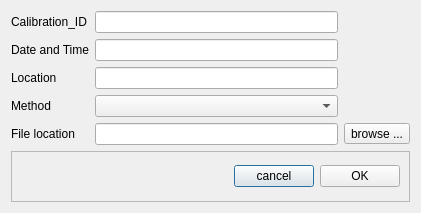
<?xml version="1.0" encoding="UTF-8"?>
<ui version="4.0">
 <class>calibrationDlg</class>
 <widget class="QDialog" name="calibrationDlg">
  <property name="geometry">
   <rect>
    <x>0</x>
    <y>0</y>
    <width>421</width>
    <height>213</height>
   </rect>
  </property>
  <property name="windowTitle">
   <string>Calibration</string>
  </property>
  <layout class="QGridLayout" name="gridLayout">
   <item row="0" column="0">
    <widget class="QLabel" name="label">
     <property name="text">
      <string>Calibration_ID</string>
     </property>
    </widget>
   </item>
   <item row="0" column="1">
    <widget class="QLineEdit" name="calIDBox"/>
   </item>
   <item row="1" column="0">
    <widget class="QLabel" name="label_8">
     <property name="text">
      <string>Date and Time</string>
     </property>
    </widget>
   </item>
   <item row="1" column="1">
    <widget class="QLineEdit" name="dateTimeBox"/>
   </item>
   <item row="2" column="0">
    <widget class="QLabel" name="label_2">
     <property name="text">
      <string>Location</string>
     </property>
    </widget>
   </item>
   <item row="2" column="1">
    <widget class="QLineEdit" name="locationBox"/>
   </item>
   <item row="3" column="0">
    <widget class="QLabel" name="label_3">
     <property name="text">
      <string>Method</string>
     </property>
    </widget>
   </item>
   <item row="3" column="1">
    <widget class="QComboBox" name="methodBox"/>
   </item>
   <item row="4" column="0">
    <widget class="QLabel" name="label_4">
     <property name="text">
      <string>File location</string>
     </property>
    </widget>
   </item>
   <item row="4" column="1">
    <widget class="QLineEdit" name="fileBox">
     <property name="layoutDirection">
      <enum>Qt::LeftToRight</enum>
     </property>
    </widget>
   </item>
   <item row="5" column="0" colspan="3">
    <widget class="QFrame" name="frame">
     <property name="minimumSize">
      <size>
       <width>0</width>
       <height>40</height>
      </size>
     </property>
     <property name="frameShape">
      <enum>QFrame::StyledPanel</enum>
     </property>
     <property name="frameShadow">
      <enum>QFrame::Raised</enum>
     </property>
     <layout class="QHBoxLayout" name="horizontalLayout">
      <item>
       <spacer name="horizontalSpacer">
        <property name="orientation">
         <enum>Qt::Horizontal</enum>
        </property>
        <property name="sizeHint" stdset="0">
         <size>
          <width>40</width>
          <height>20</height>
         </size>
        </property>
       </spacer>
      </item>
      <item>
       <widget class="QPushButton" name="cancelBtn">
        <property name="text">
         <string>cancel</string>
        </property>
       </widget>
      </item>
      <item>
       <widget class="QPushButton" name="okBtn">
        <property name="text">
         <string>OK</string>
        </property>
       </widget>
      </item>
     </layout>
    </widget>
   </item>
   <item row="4" column="2">
    <widget class="QToolButton" name="browseBtn">
     <property name="text">
      <string>browse ...</string>
     </property>
    </widget>
   </item>
  </layout>
 </widget>
 <resources/>
 <connections/>
</ui>
